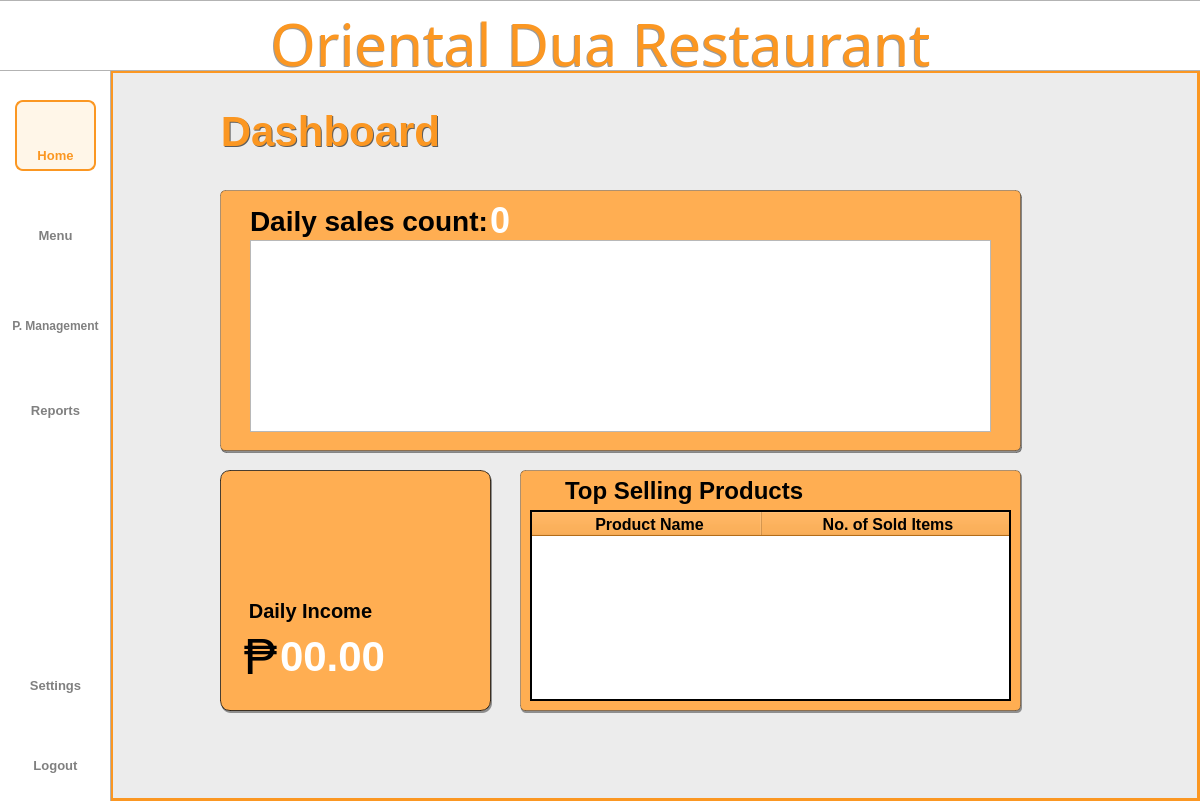
<?xml version="1.0" encoding="UTF-8"?>
<ui version="4.0">
 <class>Dialog</class>
 <widget class="QDialog" name="Dialog">
  <property name="geometry">
   <rect>
    <x>0</x>
    <y>0</y>
    <width>1200</width>
    <height>801</height>
   </rect>
  </property>
  <property name="windowTitle">
   <string>Dialog</string>
  </property>
  <widget class="QWidget" name="bgwidget" native="true">
   <property name="geometry">
    <rect>
     <x>0</x>
     <y>0</y>
     <width>1211</width>
     <height>801</height>
    </rect>
   </property>
   <property name="layoutDirection">
    <enum>Qt::LeftToRight</enum>
   </property>
   <property name="styleSheet">
    <string notr="true">QWidget#bgwidget{

 background-color: rgb(236, 236, 236);

}

</string>
   </property>
   <widget class="QLabel" name="sidebar">
    <property name="geometry">
     <rect>
      <x>-10</x>
      <y>-30</y>
      <width>121</width>
      <height>891</height>
     </rect>
    </property>
    <property name="styleSheet">
     <string notr="true">background-color: rgb(255, 255, 255);
border: 1px solid rgba(0, 0, 0, 0.3);  </string>
    </property>
    <property name="text">
     <string/>
    </property>
   </widget>
   <widget class="QLabel" name="titlebar">
    <property name="geometry">
     <rect>
      <x>-2</x>
      <y>0</y>
      <width>1204</width>
      <height>71</height>
     </rect>
    </property>
    <property name="styleSheet">
     <string notr="true">background-color: rgb(255, 255, 255);
border: 1px solid rgba(0, 0, 0, 0.3);  </string>
    </property>
    <property name="text">
     <string/>
    </property>
   </widget>
   <widget class="QLabel" name="title">
    <property name="geometry">
     <rect>
      <x>0</x>
      <y>10</y>
      <width>1201</width>
      <height>71</height>
     </rect>
    </property>
    <property name="styleSheet">
     <string notr="true">QLabel{
	color: #FB9722;
    font-family: Sacramento;
    font-size: 58px;
    font-weight: 400;
    padding-bottom: 5px;
    text-align: center;
}
</string>
    </property>
    <property name="text">
     <string>Oriental Dua Restaurant</string>
    </property>
    <property name="alignment">
     <set>Qt::AlignCenter</set>
    </property>
    <property name="wordWrap">
     <bool>true</bool>
    </property>
   </widget>
   <widget class="QLabel" name="logoutIcon">
    <property name="geometry">
     <rect>
      <x>39</x>
      <y>715</y>
      <width>35</width>
      <height>35</height>
     </rect>
    </property>
    <property name="minimumSize">
     <size>
      <width>35</width>
      <height>35</height>
     </size>
    </property>
    <property name="maximumSize">
     <size>
      <width>35</width>
      <height>35</height>
     </size>
    </property>
    <property name="styleSheet">
     <string notr="true">QLabel#Pmanagementbtn{
    color: rgba(0,0,0, 0.5);
    font-family: 'Roboto';
    font-size: 11px;
    font-weight: 300;
}</string>
    </property>
    <property name="text">
     <string/>
    </property>
    <property name="pixmap">
     <pixmap resource="../resource.qrc">:/icon/icons/shutdown.png</pixmap>
    </property>
    <property name="scaledContents">
     <bool>true</bool>
    </property>
    <property name="alignment">
     <set>Qt::AlignCenter</set>
    </property>
   </widget>
   <widget class="QPushButton" name="logoutbtn">
    <property name="geometry">
     <rect>
      <x>15</x>
      <y>750</y>
      <width>81</width>
      <height>31</height>
     </rect>
    </property>
    <property name="styleSheet">
     <string notr="true">QPushButton{
    color: rgba(0,0,0, 0.5);
    font-family: 'Inter';
    font-size: 13px;
    font-weight: 500;
	border:none;
}

QPushButton:hover{
color: #FB9722;
border: 2px solid #FB9722;
border-radius: 8px;
background-color: rgba(255, 167, 25, 0.1);
}</string>
    </property>
    <property name="text">
     <string>Logout</string>
    </property>
   </widget>
   <widget class="QPushButton" name="settingsbtn">
    <property name="geometry">
     <rect>
      <x>15</x>
      <y>670</y>
      <width>81</width>
      <height>31</height>
     </rect>
    </property>
    <property name="styleSheet">
     <string notr="true">QPushButton{
    color: rgba(0,0,0, 0.5);
    font-family: 'Inter';
    font-size: 13px;
    font-weight: 500;
	border:none;
}

QPushButton:hover{
color: #FB9722;
border: 2px solid #FB9722;
border-radius: 8px;
background-color: rgba(255, 167, 25, 0.1);
}</string>
    </property>
    <property name="text">
     <string>Settings</string>
    </property>
   </widget>
   <widget class="QLabel" name="settingIcon">
    <property name="geometry">
     <rect>
      <x>39</x>
      <y>634</y>
      <width>35</width>
      <height>35</height>
     </rect>
    </property>
    <property name="minimumSize">
     <size>
      <width>35</width>
      <height>35</height>
     </size>
    </property>
    <property name="maximumSize">
     <size>
      <width>35</width>
      <height>35</height>
     </size>
    </property>
    <property name="styleSheet">
     <string notr="true">QLabel#Pmanagementbtn{
    color: rgba(0,0,0, 0.5);
    font-family: 'Roboto';
    font-size: 11px;
    font-weight: 300;
}</string>
    </property>
    <property name="text">
     <string/>
    </property>
    <property name="pixmap">
     <pixmap resource="../resource.qrc">:/icon/icons/settings.png</pixmap>
    </property>
    <property name="scaledContents">
     <bool>true</bool>
    </property>
    <property name="alignment">
     <set>Qt::AlignCenter</set>
    </property>
   </widget>
   <widget class="QPushButton" name="menubtn">
    <property name="geometry">
     <rect>
      <x>15</x>
      <y>220</y>
      <width>81</width>
      <height>31</height>
     </rect>
    </property>
    <property name="styleSheet">
     <string notr="true">QPushButton{
    color: rgba(0,0,0, 0.5);
    font-family: 'Inter';
    font-size: 13px;
    font-weight: 500;
	border:none;
}

QPushButton:hover{
color: #FB9722;
border: 2px solid #FB9722;
border-radius: 8px;
background-color: rgba(255, 167, 25, 0.1);
}
</string>
    </property>
    <property name="text">
     <string>Menu</string>
    </property>
   </widget>
   <widget class="QLabel" name="p_mIcon">
    <property name="geometry">
     <rect>
      <x>37</x>
      <y>270</y>
      <width>40</width>
      <height>40</height>
     </rect>
    </property>
    <property name="minimumSize">
     <size>
      <width>40</width>
      <height>40</height>
     </size>
    </property>
    <property name="maximumSize">
     <size>
      <width>40</width>
      <height>40</height>
     </size>
    </property>
    <property name="styleSheet">
     <string notr="true">QLabel#Pmanagementbtn{
    color: rgba(0,0,0, 0.5);
    font-family: 'Roboto';
    font-size: 11px;
    font-weight: 300;
}</string>
    </property>
    <property name="text">
     <string/>
    </property>
    <property name="pixmap">
     <pixmap resource="../resource.qrc">:/icon/icons/productm.png</pixmap>
    </property>
    <property name="scaledContents">
     <bool>true</bool>
    </property>
    <property name="alignment">
     <set>Qt::AlignCenter</set>
    </property>
   </widget>
   <widget class="QPushButton" name="p_managementbtn">
    <property name="geometry">
     <rect>
      <x>5</x>
      <y>310</y>
      <width>101</width>
      <height>31</height>
     </rect>
    </property>
    <property name="styleSheet">
     <string notr="true">QPushButton{
    color: rgba(0,0,0, 0.5);
    font-family: 'Inter';
    font-size: 12px;
    font-weight: 500;
	border:none;
}

QPushButton:hover{
color: #FB9722;
border: 2px solid #FB9722;
border-radius: 8px;
background-color: rgba(255, 167, 25, 0.1);
}</string>
    </property>
    <property name="text">
     <string>P. Management</string>
    </property>
   </widget>
   <widget class="QLabel" name="homeIcon">
    <property name="geometry">
     <rect>
      <x>40</x>
      <y>110</y>
      <width>30</width>
      <height>30</height>
     </rect>
    </property>
    <property name="minimumSize">
     <size>
      <width>30</width>
      <height>30</height>
     </size>
    </property>
    <property name="maximumSize">
     <size>
      <width>35</width>
      <height>35</height>
     </size>
    </property>
    <property name="styleSheet">
     <string notr="true">QLabel#Pmanagementbtn{
    color: rgba(0,0,0, 0.5);
    font-family: 'Roboto';
    font-size: 11px;
    font-weight: 300;
}</string>
    </property>
    <property name="text">
     <string/>
    </property>
    <property name="pixmap">
     <pixmap resource="../resource.qrc">:/icon/icons/home2.png</pixmap>
    </property>
    <property name="scaledContents">
     <bool>true</bool>
    </property>
    <property name="alignment">
     <set>Qt::AlignCenter</set>
    </property>
   </widget>
   <widget class="QPushButton" name="reportbtn">
    <property name="geometry">
     <rect>
      <x>15</x>
      <y>395</y>
      <width>81</width>
      <height>31</height>
     </rect>
    </property>
    <property name="styleSheet">
     <string notr="true">QPushButton{
    color: rgba(0,0,0, 0.5);
    font-family: 'Inter';
    font-size: 13px;
    font-weight: 500;
	border:none;
}

QPushButton:hover{
color: #FB9722;
border: 2px solid #FB9722;
border-radius: 8px;
background-color: rgba(255, 167, 25, 0.1);
}</string>
    </property>
    <property name="text">
     <string>Reports</string>
    </property>
   </widget>
   <widget class="QPushButton" name="homebtn">
    <property name="geometry">
     <rect>
      <x>15</x>
      <y>140</y>
      <width>81</width>
      <height>31</height>
     </rect>
    </property>
    <property name="styleSheet">
     <string notr="true">QPushButton{
    color: #FB9722;;
    font-family: 'Inter';
    font-size: 13px;
    font-weight: 500;
	border:none;
}

</string>
    </property>
    <property name="text">
     <string>Home</string>
    </property>
   </widget>
   <widget class="QLabel" name="reportIcon">
    <property name="geometry">
     <rect>
      <x>39</x>
      <y>360</y>
      <width>35</width>
      <height>35</height>
     </rect>
    </property>
    <property name="minimumSize">
     <size>
      <width>35</width>
      <height>35</height>
     </size>
    </property>
    <property name="maximumSize">
     <size>
      <width>35</width>
      <height>35</height>
     </size>
    </property>
    <property name="styleSheet">
     <string notr="true">QLabel#Pmanagementbtn{
    color: rgba(0,0,0, 0.5);
    font-family: 'Roboto';
    font-size: 11px;
    font-weight: 300;
}</string>
    </property>
    <property name="text">
     <string/>
    </property>
    <property name="pixmap">
     <pixmap resource="../resource.qrc">:/icon/icons/report.png</pixmap>
    </property>
    <property name="scaledContents">
     <bool>true</bool>
    </property>
    <property name="alignment">
     <set>Qt::AlignCenter</set>
    </property>
   </widget>
   <widget class="QLabel" name="menuIcon">
    <property name="geometry">
     <rect>
      <x>40</x>
      <y>190</y>
      <width>30</width>
      <height>30</height>
     </rect>
    </property>
    <property name="minimumSize">
     <size>
      <width>30</width>
      <height>30</height>
     </size>
    </property>
    <property name="maximumSize">
     <size>
      <width>35</width>
      <height>35</height>
     </size>
    </property>
    <property name="styleSheet">
     <string notr="true">QLabel#Pmanagementbtn{
    color: rgba(0,0,0, 0.5);
    font-family: 'Roboto';
    font-size: 11px;
    font-weight: 300;
}</string>
    </property>
    <property name="text">
     <string/>
    </property>
    <property name="pixmap">
     <pixmap resource="../resource.qrc">:/icon/icons/menu.png</pixmap>
    </property>
    <property name="scaledContents">
     <bool>true</bool>
    </property>
    <property name="alignment">
     <set>Qt::AlignCenter</set>
    </property>
   </widget>
   <widget class="QLabel" name="dailyIncome">
    <property name="geometry">
     <rect>
      <x>245</x>
      <y>595</y>
      <width>131</width>
      <height>31</height>
     </rect>
    </property>
    <property name="styleSheet">
     <string notr="true">    color: #000000;
    font-family: 'Inter';
    font-size: 20px;
    font-weight: 500;
</string>
    </property>
    <property name="text">
     <string>Daily Income</string>
    </property>
    <property name="alignment">
     <set>Qt::AlignCenter</set>
    </property>
   </widget>
   <widget class="QLabel" name="date">
    <property name="geometry">
     <rect>
      <x>210</x>
      <y>110</y>
      <width>241</width>
      <height>41</height>
     </rect>
    </property>
    <property name="styleSheet">
     <string notr="true">QLabel{
    color: #FB9722;
    font-family: 'Inter';
    font-size: 42px;
    font-weight: 500;
}</string>
    </property>
    <property name="text">
     <string>Dashboard</string>
    </property>
    <property name="alignment">
     <set>Qt::AlignCenter</set>
    </property>
   </widget>
   <widget class="QLabel" name="borderbox">
    <property name="geometry">
     <rect>
      <x>220</x>
      <y>190</y>
      <width>801</width>
      <height>261</height>
     </rect>
    </property>
    <property name="styleSheet">
     <string notr="true">background-color: rgb(255, 174, 82);
border: 1px solid rgba(0, 0, 0, 0.3); 
border-radius: 5px;   </string>
    </property>
    <property name="text">
     <string/>
    </property>
   </widget>
   <widget class="QLabel" name="borderbox_2">
    <property name="geometry">
     <rect>
      <x>220</x>
      <y>470</y>
      <width>271</width>
      <height>241</height>
     </rect>
    </property>
    <property name="styleSheet">
     <string notr="true">background-color: rgb(255, 174, 82);
border: 1px solid rgba(0, 0, 0, 0.7); 
border-radius: 10px;   </string>
    </property>
    <property name="text">
     <string/>
    </property>
   </widget>
   <widget class="QLabel" name="totalLabel">
    <property name="geometry">
     <rect>
      <x>250</x>
      <y>200</y>
      <width>241</width>
      <height>41</height>
     </rect>
    </property>
    <property name="styleSheet">
     <string notr="true">QLabel{
    color: #000000;
    font-family: 'Inter';
    font-size: 28px;
    font-weight: 500;
}</string>
    </property>
    <property name="text">
     <string>Daily sales count: </string>
    </property>
   </widget>
   <widget class="QLabel" name="borderbox_3">
    <property name="geometry">
     <rect>
      <x>520</x>
      <y>470</y>
      <width>501</width>
      <height>241</height>
     </rect>
    </property>
    <property name="styleSheet">
     <string notr="true">background-color: rgb(255, 174, 82);
border: 1px solid rgba(0, 0, 0, 0.3);
border-radius: 5px;    </string>
    </property>
    <property name="text">
     <string/>
    </property>
   </widget>
   <widget class="QLabel" name="currentEmployee">
    <property name="geometry">
     <rect>
      <x>565</x>
      <y>475</y>
      <width>241</width>
      <height>31</height>
     </rect>
    </property>
    <property name="styleSheet">
     <string notr="true">	color: #000000;
    font-family: 'Roboto';
    font-size: 24px;
    font-weight: 500;
</string>
    </property>
    <property name="text">
     <string>Top Selling Products</string>
    </property>
    <property name="alignment">
     <set>Qt::AlignLeading|Qt::AlignLeft|Qt::AlignVCenter</set>
    </property>
   </widget>
   <widget class="QLabel" name="boxlabel_total">
    <property name="geometry">
     <rect>
      <x>280</x>
      <y>625</y>
      <width>191</width>
      <height>61</height>
     </rect>
    </property>
    <property name="styleSheet">
     <string notr="true">
    color: #FFFFFF;
    font-family: 'Inter';
    font-size: 42px;
    font-weight: 500;
</string>
    </property>
    <property name="text">
     <string>00.00</string>
    </property>
    <property name="alignment">
     <set>Qt::AlignLeading|Qt::AlignLeft|Qt::AlignVCenter</set>
    </property>
   </widget>
   <widget class="QLabel" name="peso">
    <property name="geometry">
     <rect>
      <x>235</x>
      <y>631</y>
      <width>51</width>
      <height>51</height>
     </rect>
    </property>
    <property name="styleSheet">
     <string notr="true">QLabel{
    color: #000000;
    font-family: 'Inter';
    font-size: 50px;
    font-weight: 400;
}</string>
    </property>
    <property name="text">
     <string>₱</string>
    </property>
    <property name="alignment">
     <set>Qt::AlignCenter</set>
    </property>
   </widget>
   <widget class="QTableWidget" name="tableWidget">
    <property name="enabled">
     <bool>true</bool>
    </property>
    <property name="geometry">
     <rect>
      <x>530</x>
      <y>510</y>
      <width>481</width>
      <height>191</height>
     </rect>
    </property>
    <property name="layoutDirection">
     <enum>Qt::LeftToRight</enum>
    </property>
    <property name="autoFillBackground">
     <bool>true</bool>
    </property>
    <property name="styleSheet">
     <string notr="true">QTableWidget#tableWidget QHeaderView::section {
	font-family: 'Inter';
	font-size: 16px;
	font-weight: bold;
	background-color: #FB9722; 
	color: black; 
	padding-left: 5px;
}       
</string>
    </property>
    <property name="frameShape">
     <enum>QFrame::WinPanel</enum>
    </property>
    <property name="frameShadow">
     <enum>QFrame::Plain</enum>
    </property>
    <property name="lineWidth">
     <number>0</number>
    </property>
    <property name="midLineWidth">
     <number>0</number>
    </property>
    <property name="sizeAdjustPolicy">
     <enum>QAbstractScrollArea::AdjustToContents</enum>
    </property>
    <property name="tabKeyNavigation">
     <bool>false</bool>
    </property>
    <property name="showDropIndicator" stdset="0">
     <bool>false</bool>
    </property>
    <property name="dragDropOverwriteMode">
     <bool>false</bool>
    </property>
    <property name="alternatingRowColors">
     <bool>true</bool>
    </property>
    <property name="selectionMode">
     <enum>QAbstractItemView::NoSelection</enum>
    </property>
    <property name="textElideMode">
     <enum>Qt::ElideNone</enum>
    </property>
    <property name="showGrid">
     <bool>false</bool>
    </property>
    <property name="gridStyle">
     <enum>Qt::SolidLine</enum>
    </property>
    <property name="cornerButtonEnabled">
     <bool>false</bool>
    </property>
    <attribute name="horizontalHeaderDefaultSectionSize">
     <number>230</number>
    </attribute>
    <attribute name="horizontalHeaderStretchLastSection">
     <bool>true</bool>
    </attribute>
    <attribute name="verticalHeaderVisible">
     <bool>false</bool>
    </attribute>
    <column>
     <property name="text">
      <string>Product Name</string>
     </property>
     <property name="font">
      <font>
       <family>Inter</family>
       <pointsize>12</pointsize>
      </font>
     </property>
     <property name="background">
      <color alpha="0">
       <red>0</red>
       <green>0</green>
       <blue>0</blue>
      </color>
     </property>
    </column>
    <column>
     <property name="text">
      <string>No. of Sold Items</string>
     </property>
     <property name="font">
      <font>
       <family>Inter</family>
       <pointsize>12</pointsize>
       <kerning>true</kerning>
      </font>
     </property>
     <property name="background">
      <color alpha="0">
       <red>0</red>
       <green>0</green>
       <blue>0</blue>
      </color>
     </property>
    </column>
   </widget>
   <widget class="QLabel" name="boxlabel_sale">
    <property name="geometry">
     <rect>
      <x>490</x>
      <y>200</y>
      <width>81</width>
      <height>41</height>
     </rect>
    </property>
    <property name="styleSheet">
     <string notr="true">	color: #FFFFFF;
    font-family: 'Inter';
    font-size: 36px;
    font-weight: 500;
</string>
    </property>
    <property name="text">
     <string>0</string>
    </property>
    <property name="alignment">
     <set>Qt::AlignLeading|Qt::AlignLeft|Qt::AlignVCenter</set>
    </property>
   </widget>
   <widget class="QLabel" name="label_2">
    <property name="geometry">
     <rect>
      <x>15</x>
      <y>100</y>
      <width>81</width>
      <height>71</height>
     </rect>
    </property>
    <property name="styleSheet">
     <string notr="true">QLabel{
	background-color: rgba(255, 167, 25, 0.1);
	border: 2px solid #FB9722;
	border-radius: 8px;
}</string>
    </property>
    <property name="text">
     <string/>
    </property>
   </widget>
   <widget class="QTableWidget" name="tableWidget_2">
    <property name="geometry">
     <rect>
      <x>250</x>
      <y>240</y>
      <width>741</width>
      <height>192</height>
     </rect>
    </property>
   </widget>
   <widget class="QLabel" name="dashboardimg">
    <property name="geometry">
     <rect>
      <x>150</x>
      <y>100</y>
      <width>61</width>
      <height>61</height>
     </rect>
    </property>
    <property name="text">
     <string/>
    </property>
    <property name="pixmap">
     <pixmap resource="../resource.qrc">:/icon/icons/layout.png</pixmap>
    </property>
    <property name="scaledContents">
     <bool>true</bool>
    </property>
   </widget>
   <widget class="QLabel" name="pesoimg">
    <property name="geometry">
     <rect>
      <x>245</x>
      <y>500</y>
      <width>51</width>
      <height>51</height>
     </rect>
    </property>
    <property name="text">
     <string/>
    </property>
    <property name="pixmap">
     <pixmap resource="../resource.qrc">:/icon/icons/peso.png</pixmap>
    </property>
    <property name="scaledContents">
     <bool>true</bool>
    </property>
   </widget>
   <widget class="QLabel" name="dashboardimg_2">
    <property name="geometry">
     <rect>
      <x>940</x>
      <y>90</y>
      <width>141</width>
      <height>161</height>
     </rect>
    </property>
    <property name="text">
     <string/>
    </property>
    <property name="pixmap">
     <pixmap resource="../resource.qrc">:/icon/icons/coca-leaves.png</pixmap>
    </property>
    <property name="scaledContents">
     <bool>true</bool>
    </property>
   </widget>
   <widget class="QLabel" name="time">
    <property name="geometry">
     <rect>
      <x>220</x>
      <y>170</y>
      <width>331</width>
      <height>16</height>
     </rect>
    </property>
    <property name="styleSheet">
     <string notr="true">QLabel{
	
	
	color: rgb(0, 170, 0);
    font-family: 'Roboto';
    font-size: 18px;
    font-weight: 400;
}</string>
    </property>
    <property name="text">
     <string/>
    </property>
   </widget>
   <widget class="Line" name="navline">
    <property name="geometry">
     <rect>
      <x>1</x>
      <y>798</y>
      <width>1200</width>
      <height>3</height>
     </rect>
    </property>
    <property name="styleSheet">
     <string notr="true">border:2px solid #FB9722 ;
</string>
    </property>
    <property name="frameShadow">
     <enum>QFrame::Plain</enum>
    </property>
    <property name="orientation">
     <enum>Qt::Horizontal</enum>
    </property>
   </widget>
   <widget class="Line" name="navline_3">
    <property name="geometry">
     <rect>
      <x>1</x>
      <y>70</y>
      <width>1200</width>
      <height>3</height>
     </rect>
    </property>
    <property name="styleSheet">
     <string notr="true">border:2px solid #FB9722 ;
</string>
    </property>
    <property name="frameShadow">
     <enum>QFrame::Plain</enum>
    </property>
    <property name="orientation">
     <enum>Qt::Horizontal</enum>
    </property>
   </widget>
   <widget class="Line" name="line">
    <property name="geometry">
     <rect>
      <x>110</x>
      <y>0</y>
      <width>3</width>
      <height>810</height>
     </rect>
    </property>
    <property name="styleSheet">
     <string notr="true">border:2px solid #FB9722 ;</string>
    </property>
    <property name="frameShadow">
     <enum>QFrame::Plain</enum>
    </property>
    <property name="lineWidth">
     <number>2</number>
    </property>
    <property name="orientation">
     <enum>Qt::Vertical</enum>
    </property>
   </widget>
   <widget class="Line" name="line_2">
    <property name="geometry">
     <rect>
      <x>1197</x>
      <y>0</y>
      <width>3</width>
      <height>810</height>
     </rect>
    </property>
    <property name="styleSheet">
     <string notr="true">border:2px solid #FB9722 ;</string>
    </property>
    <property name="frameShadow">
     <enum>QFrame::Plain</enum>
    </property>
    <property name="lineWidth">
     <number>2</number>
    </property>
    <property name="orientation">
     <enum>Qt::Vertical</enum>
    </property>
   </widget>
   <widget class="QLabel" name="dailyimg">
    <property name="geometry">
     <rect>
      <x>300</x>
      <y>500</y>
      <width>51</width>
      <height>51</height>
     </rect>
    </property>
    <property name="text">
     <string/>
    </property>
    <property name="pixmap">
     <pixmap resource="../resource.qrc">:/icon/icons/24-hours.png</pixmap>
    </property>
    <property name="scaledContents">
     <bool>true</bool>
    </property>
   </widget>
   <widget class="QLabel" name="topimg">
    <property name="geometry">
     <rect>
      <x>530</x>
      <y>475</y>
      <width>31</width>
      <height>31</height>
     </rect>
    </property>
    <property name="text">
     <string/>
    </property>
    <property name="pixmap">
     <pixmap resource="../resource.qrc">:/icon/icons/badge.png</pixmap>
    </property>
    <property name="scaledContents">
     <bool>true</bool>
    </property>
   </widget>
   <widget class="QLabel" name="date_3">
    <property name="geometry">
     <rect>
      <x>211</x>
      <y>111</y>
      <width>241</width>
      <height>41</height>
     </rect>
    </property>
    <property name="styleSheet">
     <string notr="true">QLabel{
	color: rgba(0, 0, 0, 155);
    font-family: 'Inter';
    font-size: 42px;
    font-weight: 500;
}</string>
    </property>
    <property name="text">
     <string>Dashboard</string>
    </property>
    <property name="alignment">
     <set>Qt::AlignCenter</set>
    </property>
   </widget>
   <widget class="QLabel" name="title_3">
    <property name="geometry">
     <rect>
      <x>-1</x>
      <y>11</y>
      <width>1201</width>
      <height>71</height>
     </rect>
    </property>
    <property name="styleSheet">
     <string notr="true">QLabel{
color: rgba(0, 0, 0, 100);
    font-family: Sacramento;
    font-size: 58px;
    font-weight: 400;
    padding-bottom: 5px;
    text-align: center;
}
</string>
    </property>
    <property name="text">
     <string>Oriental Dua Restaurant</string>
    </property>
    <property name="alignment">
     <set>Qt::AlignCenter</set>
    </property>
    <property name="wordWrap">
     <bool>true</bool>
    </property>
   </widget>
   <widget class="QLabel" name="borderbox_4">
    <property name="geometry">
     <rect>
      <x>221</x>
      <y>192</y>
      <width>801</width>
      <height>261</height>
     </rect>
    </property>
    <property name="styleSheet">
     <string notr="true">background-color: rgba(0, 0, 0, 0.4);
border: 1px solid rgba(0, 0, 0, 0.3); 
border-radius: 5px;   </string>
    </property>
    <property name="text">
     <string/>
    </property>
   </widget>
   <widget class="QLabel" name="borderbox_5">
    <property name="geometry">
     <rect>
      <x>221</x>
      <y>472</y>
      <width>271</width>
      <height>241</height>
     </rect>
    </property>
    <property name="styleSheet">
     <string notr="true">background-color: rgba(0, 0, 0, 0.4); 
border-radius: 10px;   </string>
    </property>
    <property name="text">
     <string/>
    </property>
   </widget>
   <widget class="QLabel" name="borderbox_6">
    <property name="geometry">
     <rect>
      <x>521</x>
      <y>472</y>
      <width>501</width>
      <height>241</height>
     </rect>
    </property>
    <property name="styleSheet">
     <string notr="true">background-color: rgba(0, 0, 0, 0.4); 
border-radius: 5px;   </string>
    </property>
    <property name="text">
     <string/>
    </property>
   </widget>
   <zorder>borderbox_6</zorder>
   <zorder>borderbox_5</zorder>
   <zorder>borderbox_4</zorder>
   <zorder>date_3</zorder>
   <zorder>date</zorder>
   <zorder>line_2</zorder>
   <zorder>line</zorder>
   <zorder>navline_3</zorder>
   <zorder>navline</zorder>
   <zorder>borderbox_2</zorder>
   <zorder>sidebar</zorder>
   <zorder>titlebar</zorder>
   <zorder>logoutIcon</zorder>
   <zorder>logoutbtn</zorder>
   <zorder>settingsbtn</zorder>
   <zorder>settingIcon</zorder>
   <zorder>menubtn</zorder>
   <zorder>p_mIcon</zorder>
   <zorder>p_managementbtn</zorder>
   <zorder>reportbtn</zorder>
   <zorder>reportIcon</zorder>
   <zorder>menuIcon</zorder>
   <zorder>borderbox</zorder>
   <zorder>totalLabel</zorder>
   <zorder>borderbox_3</zorder>
   <zorder>currentEmployee</zorder>
   <zorder>boxlabel_total</zorder>
   <zorder>dailyIncome</zorder>
   <zorder>peso</zorder>
   <zorder>tableWidget</zorder>
   <zorder>boxlabel_sale</zorder>
   <zorder>label_2</zorder>
   <zorder>homeIcon</zorder>
   <zorder>homebtn</zorder>
   <zorder>tableWidget_2</zorder>
   <zorder>dashboardimg</zorder>
   <zorder>pesoimg</zorder>
   <zorder>dashboardimg_2</zorder>
   <zorder>time</zorder>
   <zorder>dailyimg</zorder>
   <zorder>topimg</zorder>
   <zorder>title_3</zorder>
   <zorder>title</zorder>
  </widget>
 </widget>
 <resources>
  <include location="../resource.qrc"/>
 </resources>
 <connections/>
</ui>
